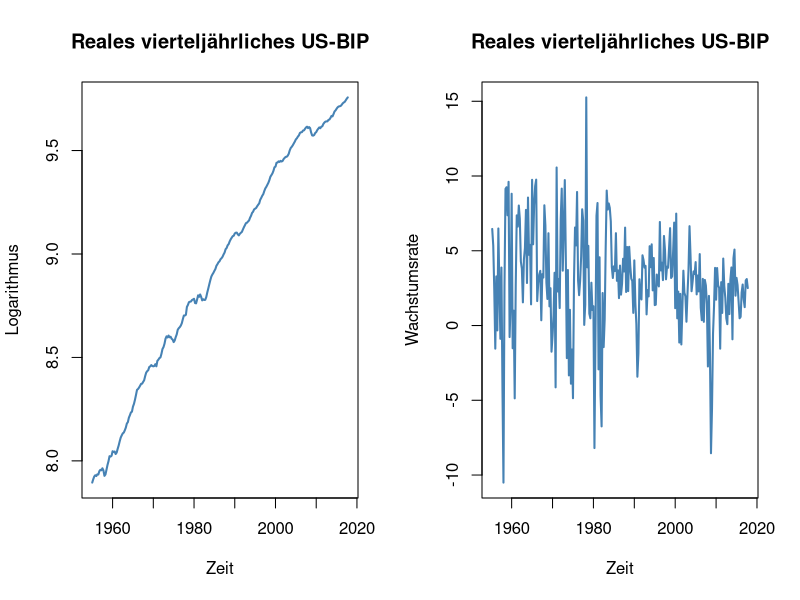

Reproduce this figure in R.
## ---- chunk 1
# Lade here Paket
library(here)

# Optionen Rendering
knitr::opts_knit$set(root.dir = here())
knitr::opts_chunk$set(echo = TRUE,
                      message = FALSE,
                      warning = FALSE,
                      fig.align = "center",
                      fig.cap = "",
                      fig.height = 5,
                      fig.width = 8)

# Säubere Umgebung
rm(list=ls())

# Lade Packete
library(zoo)
library(dynlm)
library(sandwich)
library(lmtest)
## ---- chunk 2
us_macro <- read.table(here("01-session-01-01-einfuehrung", "01-daten", "us_macro_quarterly_merged.csv"),
                       header = TRUE,
                       sep = ";"
)
## ---- chunk 3
us_macro_ts <- ts(
  us_macro,
  frequency = 4,
  start = c(1950, 1),
  end = c(2026, 1)
)

us_macro_ts <- window(us_macro_ts,
                      start = c(1955, 1),
                      end = c(2017, 4)
)
## ---- chunk 4
GDP <- us_macro_ts[,"GDPC1"]
GDPGR <- 400 * log(GDP/lag(GDP, -1))
## ---- chunk 5
# An
us_macro_ts <- cbind(us_macro_ts, GDPGR)

colnames(us_macro_ts) <- sub(".*\\.", "", colnames(us_macro_ts))
## ---- chunk 6
# Darstellung der BIP Variablen
par(mfrow = c(1,2))
plot(log(na.omit(us_macro_ts[,'GDPC1'])),
     col = "steelblue",
     lwd = 2,
     ylab = "Logarithmus",
     xlab = "Zeit",
     main = "Reales vierteljährliches US-BIP")
plot(na.omit(us_macro_ts[,'GDPGR']),
     col = "steelblue",
     lwd = 2,
     ylab = "Wachstumsrate",
     xlab = "Zeit",
     main = "Reales vierteljährliches US-BIP")
## ---- chunk 7
# Schätzung
ar01.dynlm <- dynlm(GDPGR ~ L(GDPGR,1),
                    data = us_macro_ts,
                    start = c(1962, 1), end = c(2017, 3))
summary(ar01.dynlm)
## ---- chunk 8
# Tests
ct.ar01.dynlm <- coeftest(ar01.dynlm, vcov=vcovHC(ar01.dynlm, type="HC0"))
ct.ar01.dynlm
## ---- chunk 9
# Daten für die Prognose 
X1 <- matrix(rev(window(us_macro_ts,start=c(2017,3),end=c(2017,3))[,"GDPGR"]),ncol=1)
XX <- rbind(1, X1)
# AR(1) Koeffizienten
bet <- matrix(ar01.dynlm$coefficients,nrow=1)
# Prgnose für 2017 Q4
prog_erg <- bet %*% XX
prog_erg

# Tatsächlicher beobachteter Wert
tats_wert <- window(us_macro_ts[, "GDPGR"], start = c(2017, 4), end = c(2017, 4))
tats_wert

# Prognosefehler
prog_fehler <- tats_wert - prog_erg
prog_fehler
## ---- chunk 10
# Schätzung
ar02.dynlm <- dynlm(GDPGR ~ L(GDPGR,1) + L(GDPGR,2),
                    data = us_macro_ts,
                    start = c(1962, 1), end = c(2017, 3))
summary(ar02.dynlm)

# Tests
ct.ar02.dynlm <- coeftest(ar02.dynlm, vcov=vcovHC(ar02.dynlm, type="HC0"))
ct.ar02.dynlm
## ---- chunk 11
# Daten für die Prognose 
X1 <- matrix(rev(window(us_macro_ts,start=c(2017,2),end=c(2017,3))[,"GDPGR"]),ncol=1)
XX <- rbind(1, X1)
# AR(2) Koeffizienten
bet <- matrix(ar02.dynlm$coefficients,nrow=1)
# Prgnose für 2017 Q4
prog_erg <- bet %*% XX
prog_erg

# Tatsächlicher beobachteter Wert
tats_wert <- window(us_macro_ts[, "GDPGR"], start = c(2017, 4), end = c(2017, 4))
tats_wert

# Prognosefehler
prog_fehler <- tats_wert - prog_erg
prog_fehler
